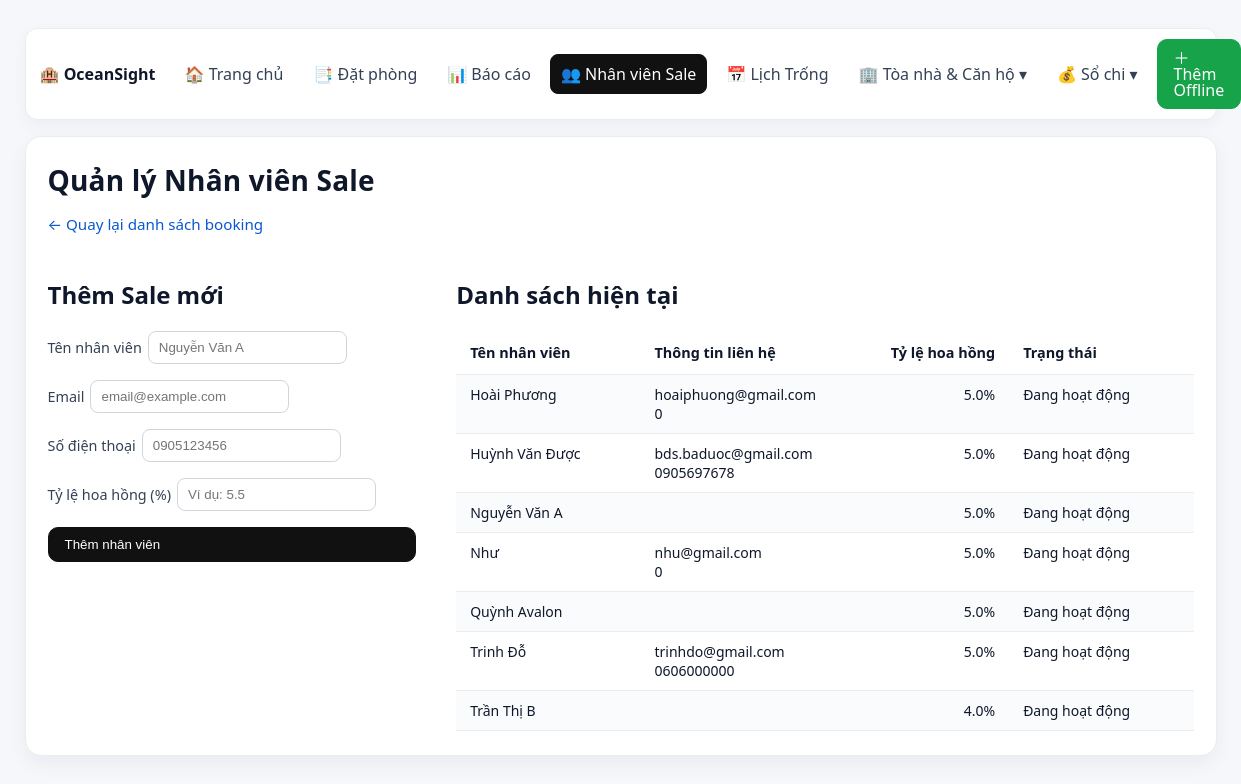
The app's page /salespeople with its own data.
### models.py (models this page shows)
class Salesperson(SQLModel, table=True):
    __table_args__ = {"extend_existing": True}
    id: Optional[int] = Field(default=None, primary_key=True)
    name: str = Field(index=True)
    commission_rate: float
    is_active: bool = Field(default=True)
    email: Optional[str] = Field(default=None, unique=True, index=True)
    phone: Optional[str] = Field(default=None)

### main.py (the view)
@app.get("/salespeople", response_class=HTMLResponse)
async def manage_salespeople(request: Request):
    with get_session_context() as session:
        salesperson_service = SalespersonService(session)
        salespeople = salesperson_service.get_all_salespeople()
        return templates.TemplateResponse("salespeople.html", {
            "request": request,
            "salespeople": salespeople
        })

### templates/salespeople.html
{% extends "layout.html" %}
{% block content %}
<h1>Quản lý Nhân viên Sale</h1>
<p class="muted"><a href="/bookings">← Quay lại danh sách booking</a></p>
<div style="display: grid; grid-template-columns: 1fr 2fr; gap: 40px; margin-top: 24px;">
  <div>
    <h2>Thêm Sale mới</h2>
   <form method="post" action="/salespeople/new" style="display: flex; flex-direction: column; gap: 16px;">
    <label>Tên nhân viên
        <input type="text" name="name" required placeholder="Nguyễn Văn A">
    </label>
    <label>Email
        <input type="email" name="email" placeholder="email@example.com">
    </label>
    <label>Số điện thoại
        <input type="text" name="phone" placeholder="0905123456">
    </label>
    <label>Tỷ lệ hoa hồng (%)
        <input type="number" name="commission_rate_pct" required step="0.1" placeholder="Ví dụ: 5.5">
    </label>
    <button class="btn" type="submit">Thêm nhân viên</button>
    </form>
  </div>
  <div>
    <h2>Danh sách hiện tại</h2>
    <div class="table-wrap">
      <table>
        <thead>
            <tr>
            <th>Tên nhân viên</th>
            <th>Thông tin liên hệ</th> <th class="num">Tỷ lệ hoa hồng</th>
            <th>Trạng thái</th>
            </tr>
        </thead>
        <tbody>
            {% for s in salespeople %}
            <tr>
            <td>{{ s.name }}</td>
            <td>
                {% if s.email %}{{ s.email }}{% endif %}<br>
                {% if s.phone %}{{ s.phone }}{% endif %}
            </td>
            <td class="num">{{ "%.1f"|format(s.commission_rate * 100) }}%</td>
            <td>{{ "Đang hoạt động" if s.is_active else "Đã nghỉ" }}</td>
            </tr>
            {% endfor %}
        </tbody>
        </table>
    </div>
  </div>
</div>
{% endblock %}

### templates/layout.html (shortened to what this page needs)
<!doctype html>
<html lang="vi">
<head>
</head>
<body>
  <div class="page">
    {% set path = request.path if request is defined else '' %}
    {% if not path.startswith('/login') %}
    <nav class="navbar">
      <div class="nav-left">
        <span class="brand">🏨 OceanSight</span>
        <a class="nav-link {{ 'is-active' if path=='/' else '' }}" href="/">🏠 Trang chủ</a>
        <a class="nav-link {{ 'is-active' if path.startswith('/bookings') else '' }}" href="/bookings">📑 Đặt phòng</a>
        <a class="nav-link {{ 'is-active' if path.startswith('/reports') else '' }}" href="/reports/monthly">📊 Báo cáo</a>
        <a class="nav-link {{ 'is-active' if path.startswith('/salespeople') else '' }}" href="/salespeople">👥 Nhân viên Sale</a>
        <a class="nav-link {{ 'is-active' if path.startswith('/calendar') else '' }}" href="/calendar">📅 Lịch Trống</a>
        <div class="nav-dropdown">
          <a class="nav-link {{ 'is-active' if path.startswith('/buildings') or path.startswith('/properties') else '' }}" href="#">🏢 Tòa nhà & Căn hộ ▾</a>
        </div>
        <div class="nav-dropdown">
          <a class="nav-link {{ 'is-active' if path.startswith('/expenses') else '' }}" href="#">💰 Sổ chi ▾</a>
        </div>
        <a class="btn btn-green" href="/bookings/new?channel=Offline">＋ Thêm Offline</a>
      </div>
    </nav>
    {% endif %}
    <div class="card">
      {% block content %}{% endblock %}
    </div>
  </div>
</body>
</html>

### templates/layout.html (style rules this page uses)
:root { --bg:#f6f7fb; --card:#fff; --muted:#667085; --line:#ececec; --fg:#0f172a; --ok:#16a34a; --warn:#f59e0b; --cancel:#9ca3af; --blue:#0b57d0; --blue-600:#2563eb; --green-600:#16a34a; }
* { box-sizing:border-box }
html,body { height:100% }
body { font-family: ui-sans-serif, system-ui, -apple-system, Segoe UI, Roboto, Helvetica, Arial, sans-serif; margin:0; background:var(--bg); color:var(--fg); }
.page { max-width:1220px; padding:28px 14px; margin:0 auto; }
.card { background:var(--card); border:1px solid var(--line); border-radius:16px; box-shadow:0 8px 20px rgba(15,23,42,.05); padding:24px 22px; }
h1 { margin:0 0 14px; font-size:28px; letter-spacing:.2px; }
.muted { color:var(--muted); font-size:.95rem; }
a { color:var(--blue); text-decoration:none }
.btn { display:inline-flex; align-items:center; gap:6px; padding:10px 16px; border-radius:10px; border:1px solid #111; background:#111; color:#fff; cursor:pointer; text-decoration:none; line-height:1; }
.btn.btn-green { background:var(--green-600); border-color:var(--green-600); }
.table-wrap { overflow-x:auto; margin-top:12px }
table { width:100%; border-collapse:separate; border-spacing:0; table-layout:fixed; }
thead th { position:sticky; top:0; z-index:1; background:var(--card); text-align:left; font-weight:700; font-size:.9rem; padding:12px 14px; border-bottom:1px solid var(--line); }
tbody td { padding:10px 14px; border-bottom:1px solid var(--line); vertical-align:top; font-size:14px; }
tbody tr:nth-child(odd) { background:#fafbfd }
.num { text-align:right; font-variant-numeric:tabular-nums; }
form label { display:flex; gap:6px; align-items:center; font-size:.9rem; color:#334155 }
input, select { padding:8px 10px; border:1px solid #d0d5dd; border-radius:8px; outline:0 }
.navbar { display:flex; align-items:center; gap:12px; background:#fff; border:1px solid var(--line); border-radius:12px; padding:10px 14px; margin-bottom:16px; box-shadow:0 6px 16px rgba(15,23,42,.04); }
.navbar { position:sticky; top:0; z-index:100; }
.nav-left,.nav-right { display:flex; align-items:center; gap:8px; }
.brand { font-weight:700; margin-right:10px; white-space:nowrap; }
.nav-link { display:inline-flex; align-items:center; gap:6px; padding:8px 10px; border:1px solid transparent; border-radius:8px; color:#334155; text-decoration:none; font-weight:500; white-space:nowrap; }
.nav-link.is-active { background:#111; color:#fff; border-color:#111; }
.nav-dropdown { position: relative; }

### records on screen
Salesperson: name "Hoài Phương", email "hoaiphuong@gmail.com", phone "0", s.commission_rate*100 "5.0", is_active "Đang hoạt động"
Salesperson: name "Huỳnh Văn Được", email "bds.baduoc@gmail.com", phone "0905697678", s.commission_rate*100 "5.0", is_active "Đang hoạt động"
Salesperson: name "Nguyễn Văn A", s.commission_rate*100 "5.0", is_active "Đang hoạt động"
Salesperson: name "Như", email "nhu@gmail.com", phone "0", s.commission_rate*100 "5.0", is_active "Đang hoạt động"
Salesperson: name "Quỳnh Avalon", s.commission_rate*100 "5.0", is_active "Đang hoạt động"
Salesperson: name "Trinh Đỗ", email "trinhdo@gmail.com", phone "0606000000", s.commission_rate*100 "5.0", is_active "Đang hoạt động"
Salesperson: name "Trần Thị B", s.commission_rate*100 "4.0", is_active "Đang hoạt động"
